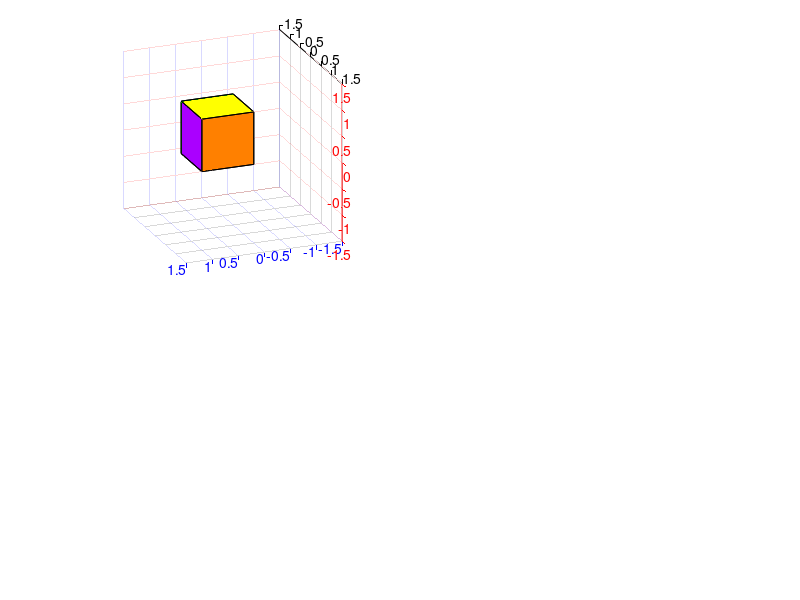

Reproduce this figure in MATLAB. (Note: this script raises an error after producing the figure.)

% rotate_demo - 3D rotation demo using rx,ry,rz

clear all; close all


% Create base square vertices
cube = [ 0 0 0; 1 0 0; 1 1 0; 0 1 0 ];
% Use this base square to create another at z=1;
cube = [cube; cube + repmat([0 0 1],4,1)];

% multiply Y by 2
%cube = cube .* repmat([1 2 1],8,1);
% multiply Z by 3
%cube = cube .* repmat([1 1 3],8,1);

faces = [ 1 2 6 5; 2 3 7 6; 3 4 8 7; 4 1 5 8; 1 2 3 4; 5 6 7 8 ];

facecol = prism(6);


figure('name','Cube Rotations')
subplot(2,2,1);
Hp = patch('vertices',cube,'faces',faces,...
           'facevertexcdata',facecol,'facecolor','flat');
set(gca,'Xcolor',[0 0 0],'Ycolor',[1 0 0],'Zcolor',[0 0 1]);
set(gca,'Xlim',[-1.5 1.5],'Ylim',[-1.5 1.5],'Zlim',[-1.5 1.5]);
set(gca,'CameraTarget',[0 0 0]);
set(gca,'CameraPosition',[5 2 2])
set(gca,'CameraViewAngle',[35]);
set(gca,'Projection','perspective')
set(gca,'DataAspectRatio',[1 1 1]);
grid on


XYZ = rz(cube',pi/4)';

subplot(2,2,2);
HpX = patch('vertices',XYZ,'faces',faces,...
            'facevertexcdata',facecol,'facecolor','flat');
set(gca,'Xcolor',[0 0 0],'Ycolor',[1 0 0],'Zcolor',[0 0 1]);
set(gca,'Xlim',[-1.5 1.5],'Ylim',[-1.5 1.5],'Zlim',[-1.5 1.5]);
set(gca,'CameraTarget',[0 0 0]);
set(gca,'CameraPosition',[5 2 2])
set(gca,'CameraViewAngle',[35]);
set(gca,'Projection','perspective')
set(gca,'DataAspectRatio',[1 1 1]);
grid on

rz = rz(eye(3),pi/4);
ry = ry(eye(3),pi/6);

XYZ = [(ry * rz * cube')]';

subplot(2,2,3);
HpX = patch('vertices',XYZ,'faces',faces,...
            'facevertexcdata',facecol,'facecolor','flat');
set(gca,'Xcolor',[0 0 0],'Ycolor',[1 0 0],'Zcolor',[0 0 1]);
set(gca,'Xlim',[-1.5 1.5],'Ylim',[-1.5 1.5],'Zlim',[-1.5 1.5]);
set(gca,'CameraTarget',[0 0 0]);
set(gca,'CameraPosition',[5 2 2])
set(gca,'CameraViewAngle',[35]);
set(gca,'Projection','perspective')
set(gca,'DataAspectRatio',[1 1 1]);
grid on

XYZ = [(rz * ry * cube')]';

subplot(2,2,4);
HpX = patch('vertices',XYZ,'faces',faces,...
            'facevertexcdata',facecol,'facecolor','flat');
set(gca,'Xcolor',[0 0 0],'Ycolor',[1 0 0],'Zcolor',[0 0 1]);
set(gca,'Xlim',[-1.5 1.5],'Ylim',[-1.5 1.5],'Zlim',[-1.5 1.5]);
set(gca,'CameraTarget',[0 0 0]);
set(gca,'CameraPosition',[5 2 2])
set(gca,'CameraViewAngle',[35]);
set(gca,'Projection','perspective')
set(gca,'DataAspectRatio',[1 1 1]);
grid on

return


figure
nf = shrinkfaces(faces,cube,.3);
Hp = patch('vertices',nf.vertices,'faces',nf.faces,'facevertexcdata',prism(6),'facecolor','flat')
view(3)





return


angle = [45 90 180];
for i=1:3,
    
	XYZ = ry(cube',angle(i),'degrees')';
	subplot(2,2,i+1);
	HpX = patch('vertices',XYZ,'faces',faces,...
                'facevertexcdata',facecol,'facecolor','flat');
	set(gca,'Xcolor',[0 0 0],'Ycolor',[1 0 0],'Zcolor',[0 0 1]);
	set(gca,'Xlim',[-1.5 1.5],'Ylim',[-1.5 1.5],'Zlim',[-1.5 1.5]);
	set(gca,'CameraTarget',[0 0 0]);
	set(gca,'CameraPosition',[10 5 5])
	set(gca,'CameraViewAngle',[20]);
	set(gca,'Projection','perspective')
	set(gca,'DataAspectRatio',[1 1 1]);
	grid on
end

return
